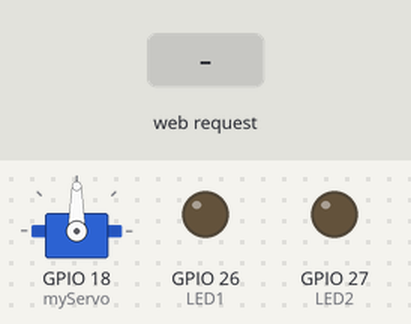
The program below on a simulated ESP32. Shown: servo, output pins drawn as LEDs (lit = HIGH). Inputs (shaded band) come from the test bench. WiFi joins after 1.5 s; servers stay silent unless stated; what the program prints to the serial monitor is not drawn.

Above: at 2.7 s.
2.8 s: HTTP request GET /set-angle?angle=1 received
At 3.6 s:
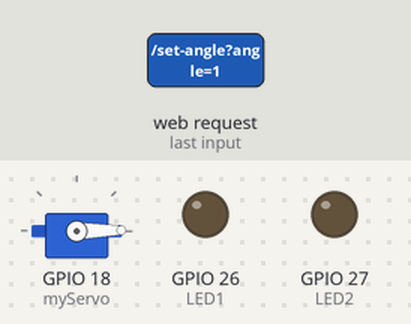
4.3 s: HTTP request GET /set-angle?angle=120 received
At 4.7 s:
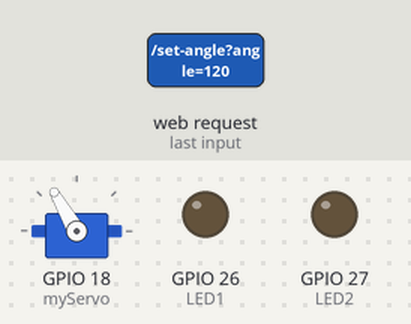
Timing chart, 0 to 7.3 s (numbered marks = the images above; inputs shaded):
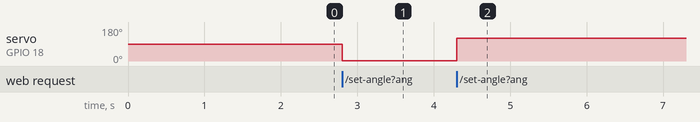

Measured:
- after the input at 2.8 s, servo on GPIO 18 (myServo): 90° → 1° at once
- after the input at 4.3 s, servo on GPIO 18 (myServo): 1° → 120° at once

The program:

main.cpp
```cpp
/* ESP32 HTTP IoT Server Example for Wokwi.com

  https://wokwi.com/arduino/projects/320964045035274834

  When running it on Wokwi for VSCode, you can connect to the
  simulated ESP32 server by opening http://localhost:8180
  in your browser. This is configured by wokwi.toml.
*/

#include <WiFi.h>
#include <WiFiClient.h>
#include <WebServer.h>
#include <uri/UriBraces.h>

#include <ESP32Servo.h>

#define WIFI_SSID "Wokwi-GUEST"
#define WIFI_PASSWORD ""
// Defining the WiFi channel speeds up the connection:
#define WIFI_CHANNEL 6

WebServer server(80);
//new
Servo myServo;

const int LED1 = 26;
const int LED2 = 27;

bool led1State = false;
bool led2State = false;

void sendHtml() {
  String response = R"(
<!DOCTYPE html>
<html>
<head>
  <title>Servo Control</title>
  <style>
    /* CSS styles go here */
  </style>
</head>
<body>
  <h1>Servo Control</h1>
  <input type="range" id="servo-angle" min="0" max="180" value="90" oninput='sendAngle()'>
  <p>Angle: <span id="angle-value">90</span> degrees</p>

  <script>
    const servoAngle = document.getElementById('servo-angle');
    const angleValue = document.getElementById('angle-value');

    function sendAngle() {
      const angle = servoAngle.value;
      angleValue.textContent = angle;

      // Send the angle value to the ESP32
      fetch(`/set-angle?angle=${angle}`)
        .then(response => {
          if (response.ok) {
            console.log(`Angle set to ${angle} degrees`);
          } else {
            console.error(`Error setting angle: ${response.status} - ${response.statusText}`);
          }
        })
        .catch(error => {
          console.error('Error sending angle:', error);
        });
    }
  </script>
</body>
</html>
)";

  server.send(200, "text/html", response);
}

void handleSetAngle() {
  if (server.hasArg("angle")) {
    int angle = server.arg("angle").toInt();
    myServo.write(angle);
    server.send(200, "text/plain", "Angle set successfully");
    Serial.printf("Angle set to %d degrees\n", angle);
  } else {
    server.send(400, "text/plain", "Missing angle parameter");
  }
}

void setup(void) {
  Serial.begin(115200);
  pinMode(LED1, OUTPUT);
  pinMode(LED2, OUTPUT);

  WiFi.begin(WIFI_SSID, WIFI_PASSWORD, WIFI_CHANNEL);
  Serial.print("Connecting to WiFi ");
  Serial.print(WIFI_SSID);
  // Wait for connection
  while (WiFi.status() != WL_CONNECTED) {
    delay(100);
    Serial.print(".");
  }
  Serial.println(" Connected!");

  Serial.print("IP address: ");
  Serial.println(WiFi.localIP());
// Attach servo to GPIO pin
  myServo.attach(18);
  server.on("/", sendHtml);
// Set up web server
  server.on("/set-angle", handleSetAngle);
  server.begin();


  sendHtml();


  server.begin();
  Serial.println("HTTP server started (http://localhost:18080)");
}

void loop(void) {
  server.handleClient();
}
```
